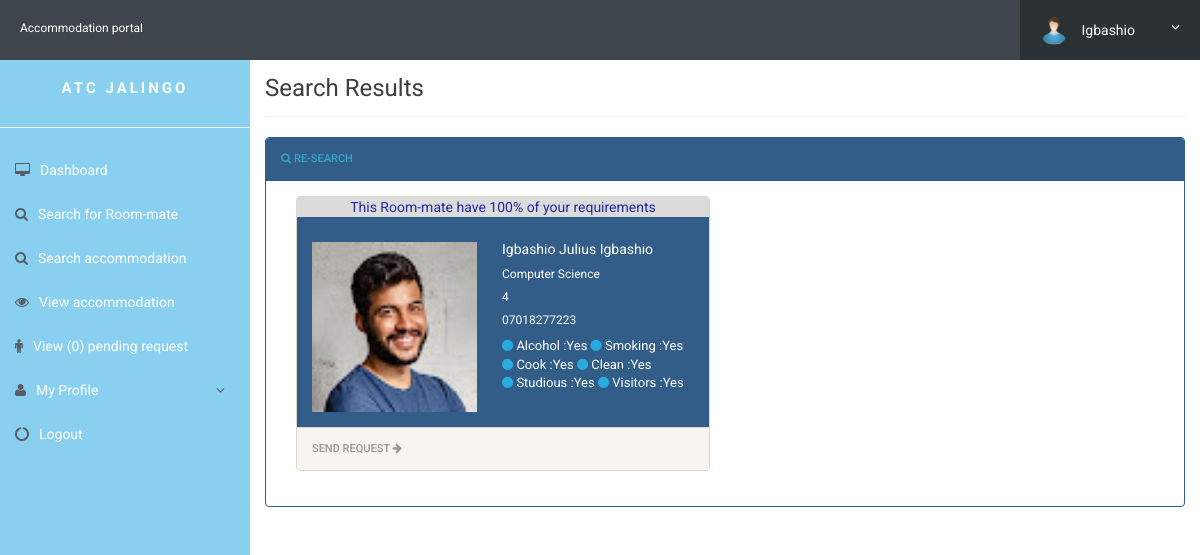
The page /search_result.php (signed in) on the database its author committed.
### tables this page shows
CREATE TABLE `userregistration` (
  `id` int(11) NOT NULL,
  `admission_no` varchar(255) DEFAULT NULL,
  `program` varchar(20) NOT NULL,
  `department` varchar(250) NOT NULL,
  `level` varchar(250) NOT NULL,
  `firstName` varchar(255) DEFAULT NULL,
  `middleName` varchar(255) DEFAULT NULL,
  `lastName` varchar(255) DEFAULT NULL,
  `gender` varchar(255) DEFAULT NULL,
  `img` varchar(250) NOT NULL,
  `contactNo` varchar(20) DEFAULT NULL,
  `password` varchar(255) DEFAULT NULL,
  `regDate` timestamp NULL DEFAULT CURRENT_TIMESTAMP,
  `updationDate` varchar(45) DEFAULT NULL,
  `passUdateDate` varchar(45) DEFAULT NULL
);

CREATE TABLE `roommate_char` (
  `id` int(11) NOT NULL,
  `student_id` int(11) NOT NULL,
  `roommate_id` int(11) NOT NULL,
  `roommate` int(11) NOT NULL,
  `alcohol` varchar(250) NOT NULL,
  `smokes` varchar(250) NOT NULL,
  `cook` varchar(250) NOT NULL,
  `habit` varchar(250) NOT NULL,
  `studies` varchar(250) NOT NULL,
  `visitors` varchar(250) NOT NULL,
  `gender` varchar(250) NOT NULL,
  `firstName` varchar(250) NOT NULL,
  `middleName` varchar(250) NOT NULL,
  `lastName` varchar(250) NOT NULL,
  `img` text NOT NULL,
  `department` varchar(250) NOT NULL,
  `level` varchar(250) NOT NULL,
  `contactNo` varchar(250) NOT NULL,
  `time` timestamp NOT NULL DEFAULT CURRENT_TIMESTAMP
);

### search_result.php (the view, shortened to what this page needs)
<?php
include('includes/config.php');
?>
<!doctype html>
<html lang="en" class="no-js">
<head>
	<link rel="stylesheet" href="css/font-awesome.min.css">
	<link rel="stylesheet" href="css/bootstrap.min.css">
	<link rel="stylesheet" href="css/dataTables.bootstrap.min.css">>
	<link rel="stylesheet" href="css/bootstrap-social.css">
	<link rel="stylesheet" href="css/bootstrap-select.css">
	<link rel="stylesheet" href="css/fileinput.min.css">
	<link rel="stylesheet" href="css/awesome-bootstrap-checkbox.css">
	<link rel="stylesheet" href="css/style.css">
</head>
<body>
	<?php include('includes/header.php');?>
	<div class="ts-main-content">
		<?php include('includes/sidebar.php');?>
		<div class="content-wrapper">
			<div class="container-fluid">
				<div class="row">
					<div class="col-md-12">
						<h3 class="page-title">Search Results</h3>
						<div class="row">
							<div class="col-md-12">
								<div class="panel panel-primary">
									<div class="panel-heading">
                                     <a href="room-mate.php"><i class="fa fa-search"></i> Re-Search</a>
                                     </div>
                                     <div class="panel-body">
									 <div class="center">
		                             <div class="posts">
		                             <div class="create-posts">
                                     <?php
                                     $aid=$_SESSION['id'];
	                                 $re= mysqli_query($mysqli,"SELECT * FROM roommate_char where student_id = '".$aid."'");
                                     $row=mysqli_fetch_array($re);
									 $alcohol=$row['alcohol'];
                                     $smokes=$row['smokes'];
                                     $cook=$row['cook'];
                                     $habit=$row['habit'];
                                     $studies=$row['studies'];
                                     $visitors=$row['visitors'];
                                     $gender=$row['gender'];
									 $sql=mysqli_query($mysqli,"select * from roommate_char where alcohol='$alcohol' and smokes='$smokes' and cook='$cook' and habit='$habit' and studies='$studies' and visitors='$visitors' and gender='$gender' and roommate='0' and student_id!='$aid'");
                                     if(mysqli_num_rows($sql)){
                                     while($co=mysqli_fetch_assoc($sql)){
										 $sid=$co['student_id'];
										 $sq=mysqli_query($mysqli,"select * from roommate_char where student_id='$aid' AND roommate_id = $sid");
									 echo'
									 <div class="col-md-6">
										 <div class="panel panel-default">
										 <div style="background-color:#dbdbdb; color:#21299e; height:20px; font-size:14px; text-align:center; ">
									     This Room-mate have 100% of your requirements
										 </div>
											<div class="panel-body bk-primary text-light">
                                                    <div class="stat-panel text-left">
													<div class="stat-panel-number h5 "> '.$co['firstName'].' '.$co['middleName'].' '.$co['lastName'].'
													<img src="user_images/'.$co['img'].'" style="width:190px; height:170px; float:left; padding-right:25px;" alt="">
													</div>
													<div class="stat-panel-number h6 ">'.$co['department'].'</div>
													<div class="stat-panel-number h6 ">'.$co['level'].'</div>
													<div class="stat-panel-number h6 ">'.$co['contactNo'].'</div>
													<div style="font-size:13px"><i class="fa fa-circle text-info""></i> Alcohol :'.$co['alcohol'].' <i class="fa fa-circle text-info""></i> Smoking :'.$co['smokes'].' <br> <i class="fa fa-circle text-info""></i> Cook :'.$co['cook'].' <i class="fa fa-circle text-info""></i> Clean :'.$co['habit'].' <br> <i class="fa fa-circle text-info""></i> Studious :'.$co['studies'].' <i class="fa fa-circle text-info""></i> Visitors :'.$co['visitors'].'
												'.(mysqli_num_rows($sq)? "<div style='text-align:center; padding-top:3px; float:right; font-size:11px; color:blue; height:22px; width:90px; background-color:white; border-radius:50%;'><i class='fa fa-check'></i>Request Sent</div>":"" ).'
												</div>
												</div>
											</div>
											'.(mysqli_num_rows($sq)? '<a href="search_result.php?uid='.$sid.'" title="Unsend Request" onclick="return gettConfirmation()" class="block-anchor panel-footer">Unsend Request <i class="fa fa-arrow-right"></i> </a>':'<a href="search_result.php?id='.$sid.'" title="Send Request" onclick="return getConfirmation()" class="block-anchor panel-footer">Send Request <i class="fa fa-arrow-right"></i> </a>' ).'
										</div>
									 </div>
									 ';
									 }}
                                     ?>
									 </div>
                                     </div>
		                             </div>
									</div>
									</div>
								</div>
							</div>
						</div>
					</div>
				</div>
			</div>
			</div>
</body>
</html>

### includes/header.php (shortened to what this page needs)
<?php if (isset($_SESSION['id']))
{ ?><div class="brand clearfix">
		<a href="#" class="logo" style="font-size:12px; color: white;">Accommodation portal</a>
		<ul class="ts-profile-nav">
			<li class="ts-account">
		<?php	include('config.php');
		$id=$_SESSION['id'];
         $query1 = "SELECT * FROM userRegistration WHERE id='$id'";
			     $result1 = mysqli_query($mysqli, $query1);
                $user = mysqli_fetch_assoc($result1);
			    $img = $user['img'];
			 ?>
				<a href="#"><img src="user_images/<?php  echo $img; ?>" class="ts-avatar hidden-side" alt=""> <?php  echo $user['firstName']; ?> <i class="fa fa-angle-down hidden-side"></i></a>
			</li>
		</ul>
	</div>
	<?php } ?>

### css/style.css (style rules this page uses)
html { font-size: 14px; }
@media only screen and (min-width: 480px) { html { font-size: 17px; } }
@media only screen and (min-width: 768px) { html { font-size: 14px; } }
body { font-size: 1em; }
a { color: #37a6c4; }
.bk-primary { background: #325d88; }
.panel { overflow: hidden; }
.text-white, .text-light { color: #fff !important; }
.block-anchor { display: block; }
ul, li { margin: 0; padding: 0; list-style: none; }
.page-title { padding-bottom: 15px; margin-bottom: 20px; border-bottom: 1px solid #f0f0f0; }
.brand { background: #3e454c; position: relative; z-index: 3; position: fixed; width: 100%; top: 0; }
.brand .logo { box-sizing: border-box; padding: 20px; float: left; display: block; width: 200px; }
@media only screen and (min-width: 992px) { .brand .logo { width: 250px; } }
.brand .ts-profile-nav { float: right; display: none; }
.brand .ts-profile-nav li { float: left; position: relative; }
.brand .ts-profile-nav li a { display: block; padding: 20px; color: #fff; }
.brand .ts-profile-nav .ts-account .fa-angle-down { float: right; }
.brand .ts-profile-nav .ts-account > a { width: 180px; background: #2c3136; }
.brand .ts-profile-nav .ts-account .ts-avatar { border-radius: 50%; height: 28px; margin: -10px 0; margin-right: 10px; }
@media only screen and (min-width: 992px) { .brand .ts-profile-nav { display: block; } }
.ts-main-content .content-wrapper { padding-top: 15px; margin-top: 20px; }
@media only screen and (min-width: 992px) { .ts-main-content .content-wrapper { margin-left: 250px; } }

### rows shown on the page
userregistration: img (picture), firstName "Igbashio"
roommate_char: firstName "Igbashio", middleName "Julius", lastName "Igbashio", img (placeholder picture), department "Computer Science", level "4", contactNo "07018277223", alcohol "Yes", smokes "Yes", cook "Yes", habit "Yes", studies "Yes", visitors "Yes"

### other values the page prints
$count1 "0"
